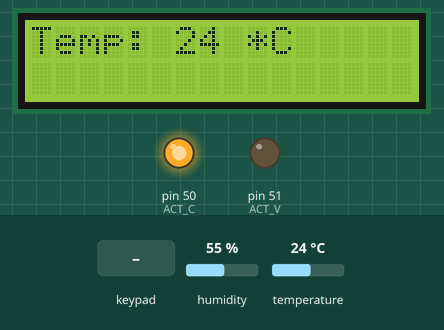
The sketch below on a simulated Arduino Mega 2560, built with avr-gcc and run on an emulated ATmega2560. Shown: 16×2 character LCD, output pins drawn as LEDs (lit = HIGH). The inputs (shaded band) are chosen by the test bench; at power-on: temperature 24 °C, humidity 55 %.

Above: at 2.7 s.
2.8 s: keypad keys 1 2 3 4 # pressed 0.4 s apart
At 6.0 s:
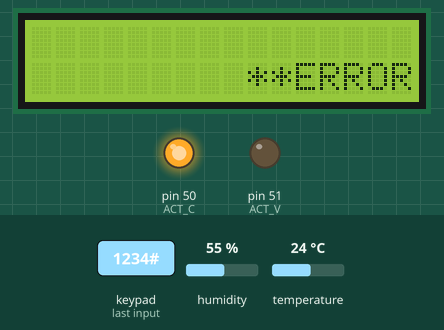
6.3 s: temperature set to 12 °C
At 7.7 s:
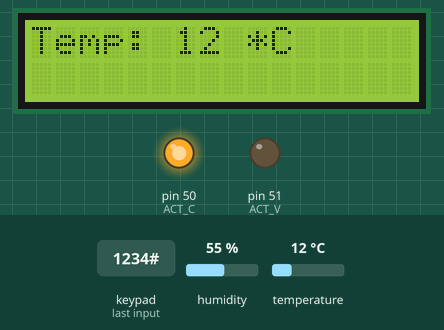
10.3 s: key '1' pressed
At 10.8 s:
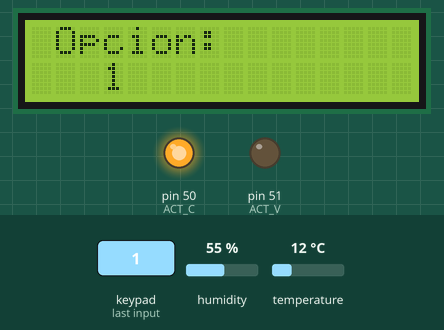
11.8 s: key '#' pressed
At 12.3 s:
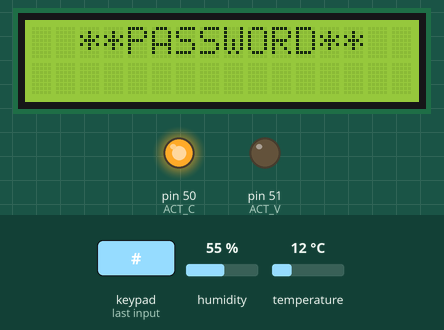
13.3 s: keypad keys 1 2 3 4 pressed 0.4 s apart
At 14.8 s:
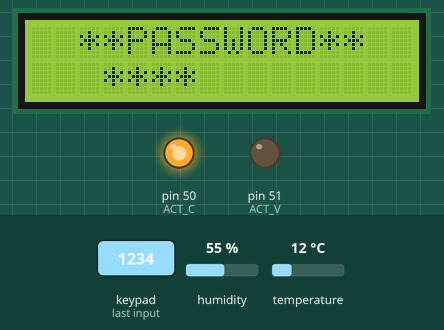
16.4 s: keypad keys 1 2 3 4 * pressed 0.4 s apart
At 18.5 s:
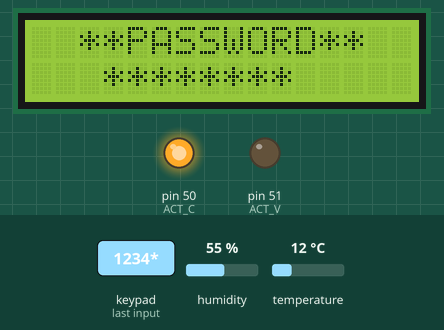
Timing chart, 0 to 20.0 s (numbered marks = the images above; inputs shaded):
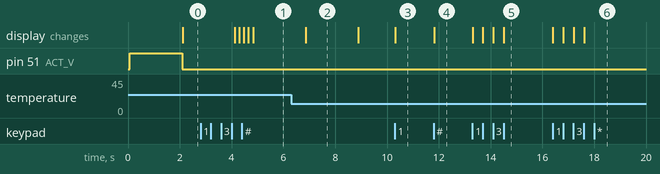

The sketch:

Proyecto.ino
```cpp
#include <DHT.h>
#include <Keypad.h>
#include <LiquidCrystal_I2C.h>
#include <TimerOne.h>

#define ACT_V 51
#define ACT_C 50
#define FocoV 49
#define FocoR 48


LiquidCrystal_I2C lcd (0x27, 16, 2);
DHT dht(11,  DHT11); // pin 2 entradad de temperatura

String password = "1234";
volatile unsigned sec = 0;
bool flag = false, flag1;
float val_t = 0, timer2, dis;

const int Echo = 10, Trigger = 12;
const byte Fila = 4;
const byte Columna = 4;
char keys_p[Fila][Columna]
{
   {'1','4','7','*'},
   {'2','5','8','0'},
   {'3','6','9','#'},
   {'A','B','C','D'}
};

byte pin_f[Fila] = {9, 8, 7, 6};
byte pin_c[Columna] = {5, 4, 3, 2};

Keypad TecHex = Keypad(makeKeymap (keys_p), pin_f, pin_c, Fila, Columna);


float enter_T();
String enter_P();
void Servo_Chapa();

void show_C (const char* str, bool clearS = false, int CoorX = 0, int CoorY = 0) {
    if(clearS)
      lcd.clear();
    if (CoorX >= 0 && CoorY >= 0)
        lcd.setCursor(CoorX, CoorY);
    lcd.print(str);
}

void show_T (float value, bool clearS = false, int CoorX = 0, int CoorY = 0) {
    if(clearS)
      lcd.clear();
    if (CoorX >= 0 && CoorY >= 0)
        lcd.setCursor(CoorX, CoorY);
    lcd.print(String(value).toInt());
}

void setup () {
    lcd.init();
    lcd.setCursor(0, 0);
    lcd.backlight();

    Timer1.initialize(1000000);
    Timer1.attachInterrupt(Servo_Chapa);

    pinMode(ACT_V, OUTPUT);
    pinMode(ACT_C, OUTPUT);
    pinMode(Trigger, OUTPUT); //pin como salida
    pinMode(Echo, INPUT);  //pin como entrada

    digitalWrite(Trigger, LOW);//Inicializamos el pin con
    digitalWrite(ACT_V, HIGH);
    digitalWrite(ACT_C, HIGH);
    digitalWrite(FocoV, HIGH);
    digitalWrite(FocoR, HIGH);
    Serial.begin(9600);
}

void loop () {
      lcd.setCursor(0, 0);
      delay(2000);
      digitalWrite(FocoR, HIGH);
      String pass = "";
      float t = dht.readTemperature();

      if (isnan(t)) {
        lcd.print(" Error obteniendo los");
        lcd.setCursor(0, 1);
        lcd.print("datos del sensor DHT11");
        return;
      }else{
        if(t >= val_t){
          if(digitalRead(ACT_V) != LOW)
           digitalWrite(ACT_V, LOW);
          show_C("Temp: ", true);
          show_T(t, false, 6);
          show_C(" *C", false, 8);

          digitalWrite(FocoV, LOW);
          delay(2000);
        }
        else{
          digitalWrite(ACT_V, HIGH);
          digitalWrite(FocoV, HIGH);
        }
      }
    int opc = enter_OPC();
    switch (opc)
    {
      case 1://ingresar pass
            pass = enter_P();
            if(pass == password){
              digitalWrite(ACT_C, LOW);
            }
            else{
              digitalWrite(FocoR, LOW);
            }
            break;
      case 2://cambiar pass
            password = enter_P();
            break;
      case 3://cambiar temp
            val_t = enter_T();
            show_C("Temp: ", true);
            show_T(val_t, false, 6);
            show_C(" *C");
            break;
      case 4://mostrar temp
            show_T(t, true);
            break;
      default:
            lcd.clear();
            lcd.setCursor(9, 2); // si no es ninguna muestra FF Hex
            lcd.print("**ERROR**");
            break;

    }
}

void Servo_Chapa()
{
        if (digitalRead(ACT_C) == LOW){

            sec++;

        if (!(sec % 30)) {
            digitalWrite(ACT_C, HIGH);
            sec = 0;
          }
        }
}

float enter_T()
{
  float value = 0;
  char c = '\0';
  int X3 = 3, temp=0;//coordenada X y valor temporal
  c = TecHex.getKey();
  show_C(" Cambiar Temp.", true, 0, 0);
  while( c =='\0' || c < 58 ||c > 47)
  {
     delay(1);
     c = TecHex.getKey();
     if( c !='\0' && c < 58 && c > 47){

        lcd.setCursor(X3,1);
        lcd.print(String(c) + "*C");
        temp = String(c).toInt(); //se le resta a c el valor ascii de 48 --> '0'
        value = (value * 10.00) + temp; //se le ingresa el valor ingresado y se multiplica x10 para que funcione
                                         //ejemplo (0*10)+1---> (1*10)+2, esto quiere decir que se ingreso primero el 1 y luego el 2 y te da 12
        X3++;//se le suma uno a la coordenada X
     }
     if(c == '#')
        break;
  }
  lcd.clear();
  return value;
}

String enter_P()
{
  char c = '\0';
  int X3 = 3, temp = 0, i = 0;//coordenada X y valor temporal
  c = TecHex.getKey();
  show_C("  **PASSWORD**", true, 0, 0);
  String pass = "";
  while( c =='\0' || c < 58 ||c > 47)
  {
     delay(1);
     c = TecHex.getKey();
     if( c !='\0' && c < 58 && c > 47){

        lcd.setCursor(X3,1);
        lcd.print('*');
        pass[i++] = c;
        X3++;//se le suma uno a la coordenada X
     }
     if(c == '#')
        break;
  }
  lcd.clear();
  return pass;
}

int enter_OPC()
{
  int value = 0;
  char c = '\0';
  int X3 = 3, temp=0;//coordenada X y valor temporal
  c = TecHex.getKey();
  lcd.clear();
  show_C(" Opcion:", true, 0, 0);
  while( c =='\0' || c < 58 ||c > 47)
  {
     delay(1);
     c = TecHex.getKey();
     if( c !='\0' && c < 58 && c > 47){

        lcd.setCursor(X3,1);
        lcd.print(String(c));
        temp = String(c).toInt(); //se le resta a c el valor ascii de 48 --> '0'
        value = (value * 10.00) + temp; //se le ingresa el valor ingresado y se multiplica x10 para que funcione
                                         //ejemplo (0*10)+1---> (1*10)+2, esto quiere decir que se ingreso primero el 1 y luego el 2 y te da 12
        X3++;//se le suma uno a la coordenada X
     }
     if(c == '#')
        break;
  }
  lcd.clear();
  return value;
}
```

Measured:
- after the input at 2.8 s, the display: first differs from a run without the input after 1.5 s (image 1 shows a later state)
- after the input at 10.3 s, the display: changes at once (image 3)
- after the input at 11.8 s, the display: changes at once (image 4)
- after the input at 13.3 s, the display: first changes at once (image 5 shows a later state)
- after the input at 16.4 s, the display: first changes at once (image 6 shows a later state)
- what the display in image 2 shows lasts 2.0 s, from 6.9 s to 8.9 s
